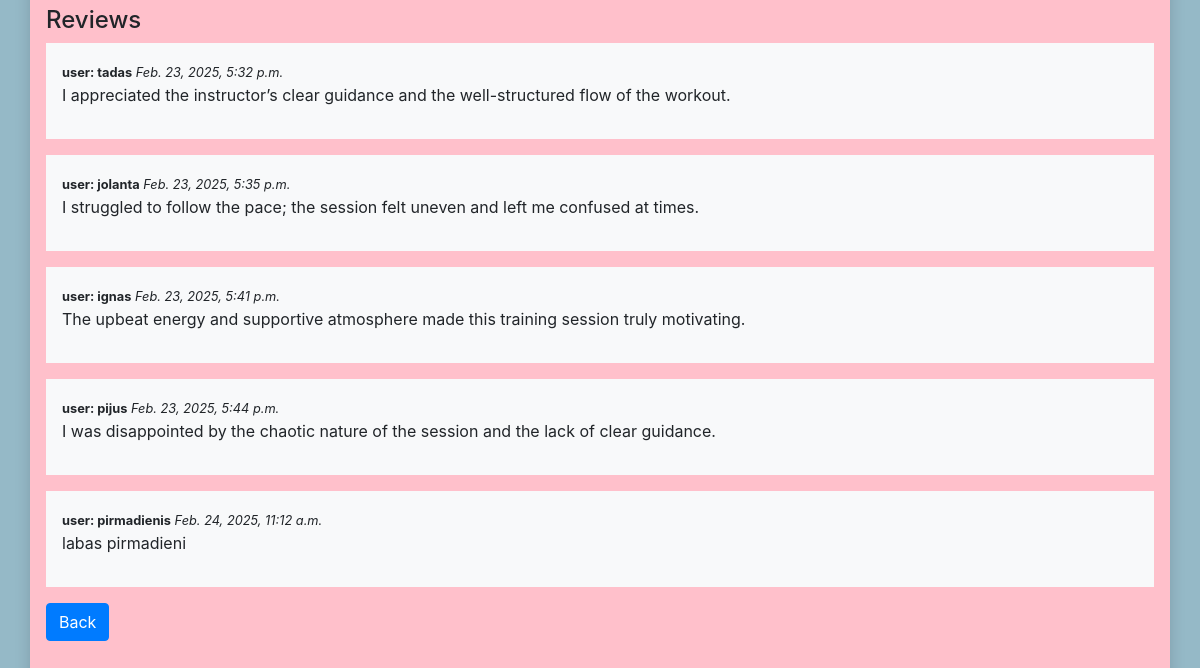
The page /gym/trainingsession/7 (lower part) on the database as committed earlier.
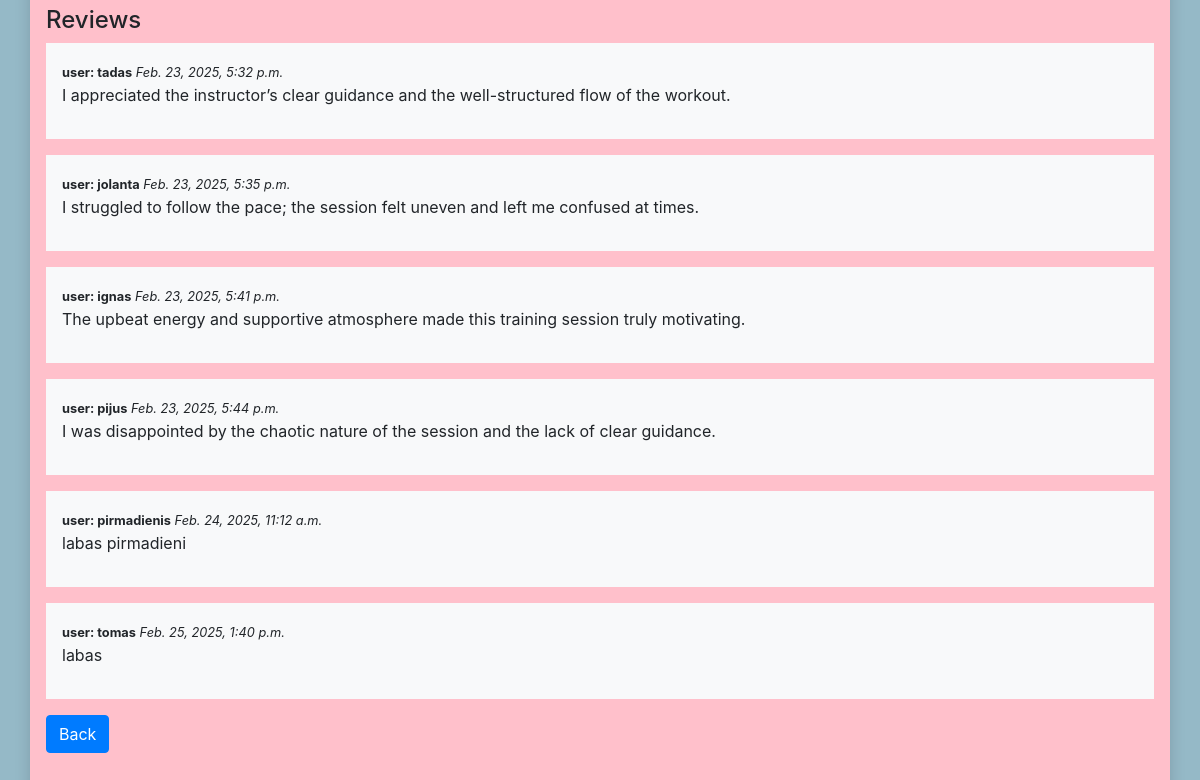
The same page on the database as committed later.
### gym/models.py (models this page shows, shortened)
class TrainingSessionReview(models.Model):
    date_created = models.DateTimeField(auto_now_add=True)
    content = models.TextField('Review', max_length=2000)
    training_session = models.ForeignKey(TrainingSession, on_delete=models.CASCADE, blank=True)
    reviewer = models.ForeignKey(User, on_delete=models.SET_NULL, null=True, blank=True)

### gym/views.py (the view, shortened to what this page needs)
# urls.py: path('trainingsession/<int:pk>', views.TrainingSessionDetailView.as_view(), name='trainingsession-one'),
class TrainingSessionDetailView(generic.edit.FormMixin, generic.DetailView):
    model = TrainingSession
    context_object_name = 'trainingsession'
    template_name = 'training_session.html'
    form_class = TrainingSessionReviewForm

### gym/templates/training_session.html (shortened to what this page needs)
{% extends 'base.html' %}
{% load static %}
{% block content %}
<div class="mb-4">
    <div class="row">
        <div class="container mt-5 shadow rounded" style="background-color: pink; padding: 1rem; max-width: 1200px;">
            <div>
                <h4>Reviews</h4>
                {% for review in trainingsession.trainingsessionreview_set.all %}
                <div class="mb-3 p-3 bg-light">
                    <small>
                        <strong>user: {{ review.reviewer }}</strong> <em>{{ review.date_created }}</em>
                    </small>
                    <p>{{ review.content }}</p>
                </div>
                {% empty %}
                <p class="text-muted">Training session has no reviews...</p>
                {% endfor %}
            </div>
            <div class="mb-4">
                <a href="{% url 'trainingsessions-all' %}" class="btn btn-primary">Back</a>
            </div>
        </div>
    </div>
</div>
{% endblock %}

Rows that differ between the two databases and show on the page:
added TrainingSessionReview: reviewer "tomas", date_created "Feb. 25, 2025, 1:40 p.m.", content "labas"
